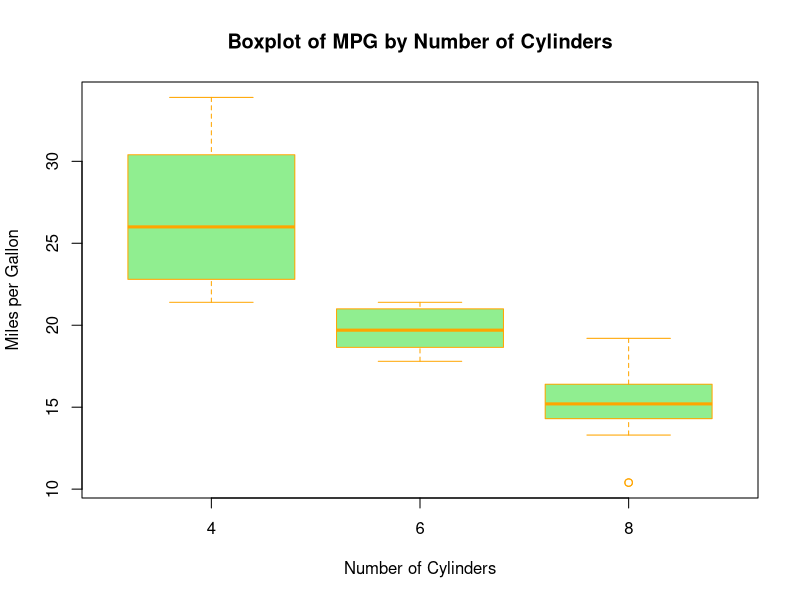

Generate this figure with R:
# Load the mtcars dataset (if not already loaded)
data(mtcars)

# Create a boxplot graph
boxplot(mpg ~ cyl, data = mtcars, 
        main = "Boxplot of MPG by Number of Cylinders",
        xlab = "Number of Cylinders",
        ylab = "Miles per Gallon",
        col = "lightgreen",
        border="orange")